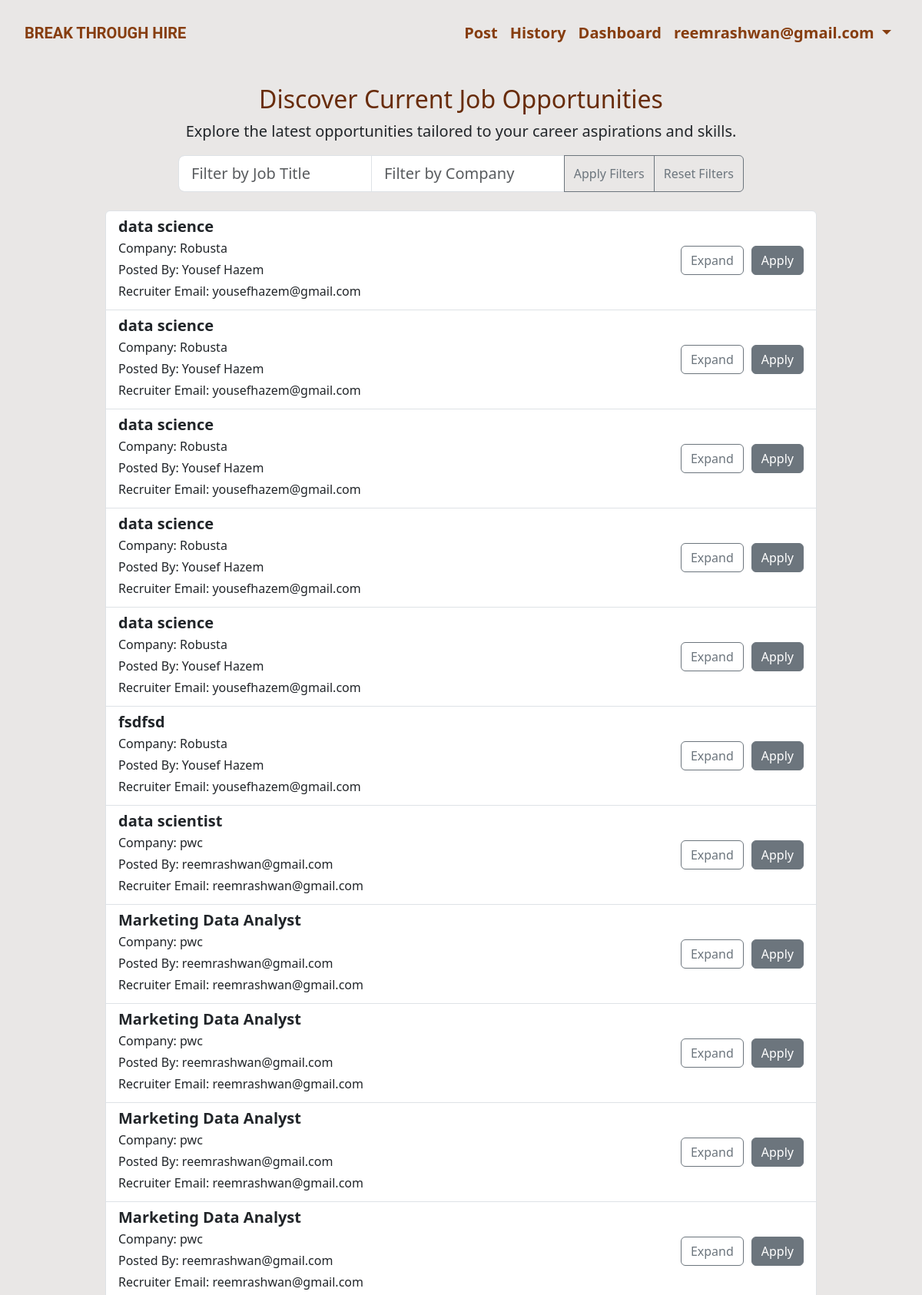
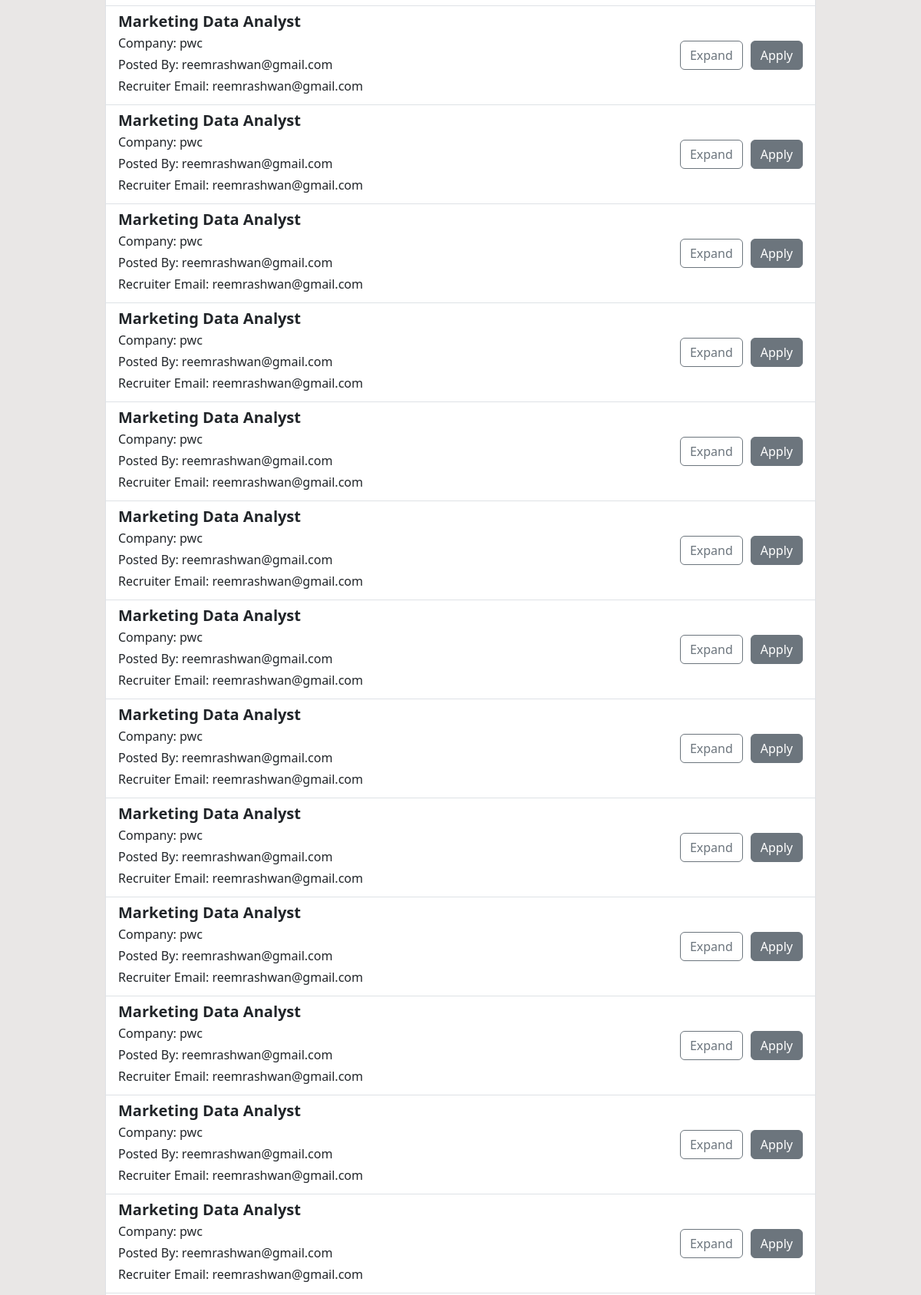
/jobfeed (signed in, upper part), run on the app's committed database (2 pictures, top to bottom).
### resume/models.py (models this page shows, shortened)
class recruiter(db.Model,UserMixin):
    email = db.Column(db.String(125),primary_key=True)
    fname = db.Column(db.String(25),nullable=False)
    lname = db.Column(db.String(25),nullable=False)
    username = db.Column(db.String(25),nullable=False)
    linkedin = db.Column(db.String(125),nullable=False)
    company   = db.Column(db.String(25),nullable=False)
    industry   = db.Column(db.String(25),nullable=False)
    password = db.Column(db.String(125),nullable=False)
    job_desc = db.relationship('job_description',backref='Recruiter',lazy=True)

class job_description(db.Model,UserMixin):
    job_title = db.Column(db.String(125),nullable=False)
    Job_description = db.Column(db.Text,nullable=False)
    recruiter_email = db.Column(db.String(125),db.ForeignKey('recruiter.email'),nullable=False)
    company   = db.Column(db.String(25),nullable=False)
    industry   = db.Column(db.String(25),nullable=False)
    username = db.Column(db.String(25),nullable=False)
    cvs = db.Column(db.Text,nullable=False)
    __table_args__ = (
        PrimaryKeyConstraint('job_title', 'Job_description', 'recruiter_email','cvs'),
    )

### resume/routs.py (the view)
@app.route("/jobfeed")
def jobfeed():
    job_feed = job_description.query.all()
    for job in job_feed:
        job.Job_description = job.Job_description.replace("\r", "")
        job.Job_description = job.Job_description.replace(
            "\n", "<br>"
        )  # Replace newlines with HTML line breaks
        job.Job_description = json.dumps(job.Job_description)  # Convert to JSON string
        job.Job_description = Markup(
            job.Job_description
        )  # Mark as safe for HTML rendering
    return render_template("jobfeed.html", job_feed=job_feed)

### resume/models.py (called while the page is built)
@login_manager.user_loader
def load_user(email):
    return seekr.query.filter_by(email=email).first() or recruiter.query.filter_by(email=email).first()

### resume/templates/jobfeed.html (shortened to what this page needs)
{% extends "base.html" %}
{% block content %}
<div class="container mt-4">
    <div class="row justify-content-center">
        <div class="col-md-8 text-center">
            <h2 style="color:#682c0b;">Discover Current Job Opportunities</h2>
            <p class="lead">Explore the latest opportunities tailored to your career aspirations and skills.</p>
        </div>
    </div>
    {% if job_feed %}
    <div class="row justify-content-center">
        <div class="col-md-8">
            <form id="job-search-form" action="/jobs" method="POST" class="mb-4">
                <div class="input-group">
                    <input type="text" id="job-title-filter" name="keywords" class="form-control form-control-lg" placeholder="Filter by Job Title" aria-label="Job Title" required>
                    <input type="text" id="company-filter" name="location" class="form-control form-control-lg" placeholder="Filter by Company" aria-label="company" required>
                    <button type="button" class="btn btn-outline-secondary" onclick="filterJobs()">Apply Filters</button>
                    <button type="button" class="btn btn-outline-secondary" onclick="resetFilters()">Reset Filters</button>
                </div>
            </form>
        </div>
    </div>
    <div class="row justify-content-center">
        <div class="col-md-10">
            <div id="job-results">
                <ul class="list-group">
                    {% for job in job_feed %}
                    <li class="list-group-item job-item" style="text-align: left;">
                        <div class="row job-result">
                            <div class="col-md-10">
                                <h5 class="mb-1"><strong>{{ job.job_title }}</strong></h5>
                                <p class="mb-1">Company: {{ job.company }}</p>
                                <p class="mb-1">Posted By: {{ job.username }}</p>
                                <p class="mb-1">Recruiter Email: {{ job.recruiter_email }}</p>
                            </div>
                            <div class="col-md-2 d-flex align-items-center justify-content-end">
                                <button class="btn btn-outline-secondary" onclick="toggleJobDescription(this)">Expand</button>
                                <form action="{{ url_for('applyjob') }}" method="post" style="margin-left: 10px;">
                                    <button type="submit" class="btn btn-secondary">Apply</button>
                                </form>
                            </div>
                        </div>
                    </li>
                    {% endfor %}
                </ul>
            </div>
        </div>
    </div>
    {% endif %}
</div>
{% endblock %}

### resume/templates/base.html (shortened to what this page needs)
<!DOCTYPE html>
<html lang="en">
<head>
    <link href="https://cdn.jsdelivr.net/npm/bootstrap@5.3.0/dist/css/bootstrap.min.css" rel="stylesheet">
</head>
<body class="gradient-custom">
    <header class="navbar navbar-expand-lg navbar-custom">
        <div class="container-fluid">
            <a class="navbar-brand custom-font" href="/">BREAK THROUGH HIRE</a>
            <div class="collapse navbar-collapse" id="navbarNav">
                <ul class="navbar-nav ms-auto">
                    {% if current_user.is_authenticated %}
                        {% if current_user.__class__.__name__ == 'seekr' %}
                        <li class="nav-item"><a class="nav-link" href="{{ url_for('uploadcv') }}">Upload CV</a></li>
                        <li class="nav-item"><a class="nav-link" href="{{ url_for('jobfeed') }}">Job Feed</a></li>
                        <li class="nav-item"><a class="nav-link" href="{{ url_for('jobs') }}">CareerJet </a></li>
                        <li class="nav-item"><a class="nav-link" href="{{ url_for('render_dashboard') }}">Dashboard</a></li>
                        {% else %}
                        <li class="nav-item"><a class="nav-link" href="{{ url_for('jobdescription') }}">Post</a></li>
                        <li class="nav-item"><a class="nav-link" href="{{ url_for('history') }}">History</a></li>
                        <li class="nav-item"><a class="nav-link" href="{{ url_for('render_dashboard') }}">Dashboard</a></li>
                        {% endif %}
                        <li class="nav-item dropdown">
                            <a class="nav-link dropdown-toggle" href="#" id="navbarDropdown" role="button" data-bs-toggle="dropdown" aria-expanded="false">
                                {{current_user.username}}
                            </a>
                        </li>
                    {% else %}
                        <li class="nav-item"><a class="nav-link" href="{{ url_for('render_dashboard') }}">Dashboard</a></li>
                        <li class="nav-item"><a class="nav-link" href="{{ url_for('about') }}">About Project</a></li>
                        <li class="nav-item"><a class="nav-link" href="{{ url_for('login') }}">Log in</a></li>
                    {% endif %}
                </ul>
            </div>
        </div>
    </header>
    {% block content %}{% endblock %}
</body>
</html>

### resume/templates/base.html (style rules this page uses)
.gradient-custom { background-color: rgb(233, 231, 230); }
.navbar-custom { background-color: transparent; padding: 20px; }
.navbar-nav .nav-link { color: #863d0f !important; font-weight: bold; font-size: 20px; }
.custom-font { font-family: 'Roboto', sans-serif; font-weight: 700; color: #863d0f; }

### data on the page
recruiter: username "reemrashwan@gmail.com"
job_description: job_title "data science", company "Robusta", username "Yousef Hazem", recruiter_email "yousefhazem@gmail.com"
job_description: job_title "data science", company "Robusta", username "Yousef Hazem", recruiter_email "yousefhazem@gmail.com"
job_description: job_title "data science", company "Robusta", username "Yousef Hazem", recruiter_email "yousefhazem@gmail.com"
job_description: job_title "data science", company "Robusta", username "Yousef Hazem", recruiter_email "yousefhazem@gmail.com"
job_description: job_title "data science", company "Robusta", username "Yousef Hazem", recruiter_email "yousefhazem@gmail.com"
job_description: job_title "fsdfsd", company "Robusta", username "Yousef Hazem", recruiter_email "yousefhazem@gmail.com"
job_description: job_title "data scientist", company "pwc", username "reemrashwan@gmail.com", recruiter_email "reemrashwan@gmail.com"
job_description: job_title "Marketing Data Analyst", company "pwc", username "reemrashwan@gmail.com", recruiter_email "reemrashwan@gmail.com"
job_description: job_title "Marketing Data Analyst", company "pwc", username "reemrashwan@gmail.com", recruiter_email "reemrashwan@gmail.com"
job_description: job_title "Marketing Data Analyst", company "pwc", username "reemrashwan@gmail.com", recruiter_email "reemrashwan@gmail.com"
job_description: job_title "Marketing Data Analyst", company "pwc", username "reemrashwan@gmail.com", recruiter_email "reemrashwan@gmail.com"
job_description: job_title "Marketing Data Analyst", company "pwc", username "reemrashwan@gmail.com", recruiter_email "reemrashwan@gmail.com"
job_description: job_title "Marketing Data Analyst", company "pwc", username "reemrashwan@gmail.com", recruiter_email "reemrashwan@gmail.com"
job_description: job_title "Marketing Data Analyst", company "pwc", username "reemrashwan@gmail.com", recruiter_email "reemrashwan@gmail.com"
job_description: job_title "Marketing Data Analyst", company "pwc", username "reemrashwan@gmail.com", recruiter_email "reemrashwan@gmail.com"
job_description: job_title "Marketing Data Analyst", company "pwc", username "reemrashwan@gmail.com", recruiter_email "reemrashwan@gmail.com"
job_description: job_title "Marketing Data Analyst", company "pwc", username "reemrashwan@gmail.com", recruiter_email "reemrashwan@gmail.com"
job_description: job_title "Marketing Data Analyst", company "pwc", username "reemrashwan@gmail.com", recruiter_email "reemrashwan@gmail.com"
job_description: job_title "Marketing Data Analyst", company "pwc", username "reemrashwan@gmail.com", recruiter_email "reemrashwan@gmail.com"
job_description: job_title "Marketing Data Analyst", company "pwc", username "reemrashwan@gmail.com", recruiter_email "reemrashwan@gmail.com"
job_description: job_title "Marketing Data Analyst", company "pwc", username "reemrashwan@gmail.com", recruiter_email "reemrashwan@gmail.com"
job_description: job_title "Marketing Data Analyst", company "pwc", username "reemrashwan@gmail.com", recruiter_email "reemrashwan@gmail.com"
job_description: job_title "Marketing Data Analyst", company "pwc", username "reemrashwan@gmail.com", recruiter_email "reemrashwan@gmail.com"
job_description: job_title "Marketing Data Analyst", company "pwc", username "reemrashwan@gmail.com", recruiter_email "reemrashwan@gmail.com"
